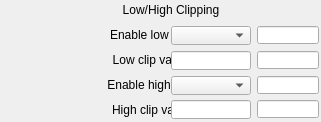
   <widget class="caFrame" name="caFrame_2">
    <property name="geometry">
     <rect>
      <x>411</x>
      <y>375</y>
      <width>321</width>
      <height>122</height>
     </rect>
    </property>
    <widget class="caFrame" name="caFrame_3">
     <property name="geometry">
      <rect>
       <x>0</x>
       <y>25</y>
       <width>321</width>
       <height>97</height>
      </rect>
     </property>
     <widget class="caLabel" name="caLabel_3">
      <property name="geometry">
       <rect>
        <x>10</x>
        <y>0</y>
        <width>180</width>
        <height>20</height>
       </rect>
      </property>
      <property name="frameShape">
       <enum>QFrame::NoFrame</enum>
      </property>
      <property name="text">
       <string>Enable low clip</string>
      </property>
      <property name="alignment">
       <set>Qt::AlignAbsolute|Qt::AlignRight|Qt::AlignTrailing|Qt::AlignVCenter</set>
      </property>
      <property name="fontScaleMode">
       <enum>ESimpleLabel::WidthAndHeight</enum>
      </property>
      <property name="foreground">
       <color>
        <red>0</red>
        <green>0</green>
        <blue>0</blue>
       </color>
      </property>
      <property name="background">
       <color alpha="0">
        <red>0</red>
        <green>0</green>
        <blue>0</blue>
       </color>
      </property>
     </widget>
     <widget class="caLineEdit" name="caLineEdit_1">
      <property name="geometry">
       <rect>
        <x>257</x>
        <y>1</y>
        <width>62</width>
        <height>18</height>
       </rect>
      </property>
      <property name="alignment">
       <set>Qt::AlignAbsolute|Qt::AlignCenter|Qt::AlignHCenter|Qt::AlignVCenter</set>
      </property>
      <property name="channel" stdset="0">
       <string>$(P)$(R)EnableLowClip_RBV</string>
      </property>
      <property name="foreground">
       <color>
        <red>10</red>
        <green>0</green>
        <blue>184</blue>
       </color>
      </property>
      <property name="background">
       <color>
        <red>70</red>
        <green>70</green>
        <blue>70</blue>
       </color>
      </property>
      <property name="colorMode">
       <enum>caLineEdit::Alarm_Static</enum>
      </property>
      <property name="precisionMode">
       <enum>caLineEdit::Channel</enum>
      </property>
      <property name="limitsMode">
       <enum>caLineEdit::Channel</enum>
      </property>
      <property name="maxValue">
       <double>1.000000000000000</double>
      </property>
      <property name="minValue">
       <double>0.000000000000000</double>
      </property>
      <property name="fontScaleMode">
       <enum>caLineEdit::WidthAndHeight</enum>
      </property>
      <property name="formatType">
       <enum>caLineEdit::decimal</enum>
      </property>
     </widget>
     <widget class="caLabel" name="caLabel_4">
      <property name="geometry">
       <rect>
        <x>20</x>
        <y>25</y>
        <width>168</width>
        <height>20</height>
       </rect>
      </property>
      <property name="frameShape">
       <enum>QFrame::NoFrame</enum>
      </property>
      <property name="text">
       <string>Low clip value</string>
      </property>
      <property name="alignment">
       <set>Qt::AlignAbsolute|Qt::AlignRight|Qt::AlignTrailing|Qt::AlignVCenter</set>
      </property>
      <property name="fontScaleMode">
       <enum>ESimpleLabel::WidthAndHeight</enum>
      </property>
      <property name="foreground">
       <color>
        <red>0</red>
        <green>0</green>
        <blue>0</blue>
       </color>
      </property>
      <property name="background">
       <color alpha="0">
        <red>0</red>
        <green>0</green>
        <blue>0</blue>
       </color>
      </property>
     </widget>
     <widget class="caLineEdit" name="caLineEdit_2">
      <property name="geometry">
       <rect>
        <x>257</x>
        <y>26</y>
        <width>62</width>
        <height>18</height>
       </rect>
      </property>
      <property name="alignment">
       <set>Qt::AlignAbsolute|Qt::AlignCenter|Qt::AlignHCenter|Qt::AlignVCenter</set>
      </property>
      <property name="channel" stdset="0">
       <string>$(P)$(R)LowClip_RBV</string>
      </property>
      <property name="foreground">
       <color>
        <red>10</red>
        <green>0</green>
        <blue>184</blue>
       </color>
      </property>
      <property name="background">
       <color>
        <red>187</red>
        <green>187</green>
        <blue>187</blue>
       </color>
      </property>
      <property name="colorMode">
       <enum>caLineEdit::Static</enum>
      </property>
      <property name="precisionMode">
       <enum>caLineEdit::Channel</enum>
      </property>
      <property name="limitsMode">
       <enum>caLineEdit::Channel</enum>
      </property>
      <property name="maxValue">
       <double>1.000000000000000</double>
      </property>
      <property name="minValue">
       <double>0.000000000000000</double>
      </property>
      <property name="fontScaleMode">
       <enum>caLineEdit::WidthAndHeight</enum>
      </property>
      <property name="formatType">
       <enum>caLineEdit::decimal</enum>
      </property>
     </widget>
     <widget class="caLabel" name="caLabel_5">
      <property name="geometry">
       <rect>
        <x>0</x>
        <y>50</y>
        <width>192</width>
        <height>20</height>
       </rect>
      </property>
      <property name="frameShape">
       <enum>QFrame::NoFrame</enum>
      </property>
      <property name="text">
       <string>Enable high clip</string>
      </property>
      <property name="alignment">
       <set>Qt::AlignAbsolute|Qt::AlignRight|Qt::AlignTrailing|Qt::AlignVCenter</set>
      </property>
      <property name="fontScaleMode">
       <enum>ESimpleLabel::WidthAndHeight</enum>
      </property>
      <property name="foreground">
       <color>
        <red>0</red>
        <green>0</green>
        <blue>0</blue>
       </color>
      </property>
      <property name="background">
       <color alpha="0">
        <red>0</red>
        <green>0</green>
        <blue>0</blue>
       </color>
      </property>
     </widget>
     <widget class="caLineEdit" name="caLineEdit_3">
      <property name="geometry">
       <rect>
        <x>257</x>
        <y>51</y>
        <width>62</width>
        <height>18</height>
       </rect>
      </property>
      <property name="alignment">
       <set>Qt::AlignAbsolute|Qt::AlignCenter|Qt::AlignHCenter|Qt::AlignVCenter</set>
      </property>
      <property name="channel" stdset="0">
       <string>$(P)$(R)EnableHighClip_RBV</string>
      </property>
      <property name="foreground">
       <color>
        <red>10</red>
        <green>0</green>
        <blue>184</blue>
       </color>
      </property>
      <property name="background">
       <color>
        <red>70</red>
        <green>70</green>
        <blue>70</blue>
       </color>
      </property>
      <property name="colorMode">
       <enum>caLineEdit::Alarm_Static</enum>
      </property>
      <property name="precisionMode">
       <enum>caLineEdit::Channel</enum>
      </property>
      <property name="limitsMode">
       <enum>caLineEdit::Channel</enum>
      </property>
      <property name="maxValue">
       <double>1.000000000000000</double>
      </property>
      <property name="minValue">
       <double>0.000000000000000</double>
      </property>
      <property name="fontScaleMode">
       <enum>caLineEdit::WidthAndHeight</enum>
      </property>
      <property name="formatType">
       <enum>caLineEdit::decimal</enum>
      </property>
     </widget>
     <widget class="caLineEdit" name="caLineEdit_4">
      <property name="geometry">
       <rect>
        <x>257</x>
        <y>75</y>
        <width>62</width>
        <height>18</height>
       </rect>
      </property>
      <property name="alignment">
       <set>Qt::AlignAbsolute|Qt::AlignCenter|Qt::AlignHCenter|Qt::AlignVCenter</set>
      </property>
      <property name="channel" stdset="0">
       <string>$(P)$(R)HighClip_RBV</string>
      </property>
      <property name="foreground">
       <color>
        <red>10</red>
        <green>0</green>
        <blue>184</blue>
       </color>
      </property>
      <property name="background">
       <color>
        <red>187</red>
        <green>187</green>
        <blue>187</blue>
       </color>
      </property>
      <property name="colorMode">
       <enum>caLineEdit::Static</enum>
      </property>
      <property name="precisionMode">
       <enum>caLineEdit::Channel</enum>
      </property>
      <property name="limitsMode">
       <enum>caLineEdit::Channel</enum>
      </property>
      <property name="maxValue">
       <double>1.000000000000000</double>
      </property>
      <property name="minValue">
       <double>0.000000000000000</double>
      </property>
      <property name="fontScaleMode">
       <enum>caLineEdit::WidthAndHeight</enum>
      </property>
      <property name="formatType">
       <enum>caLineEdit::decimal</enum>
      </property>
     </widget>
     <widget class="caLabel" name="caLabel_6">
      <property name="geometry">
       <rect>
        <x>10</x>
        <y>75</y>
        <width>180</width>
        <height>20</height>
       </rect>
      </property>
      <property name="frameShape">
       <enum>QFrame::NoFrame</enum>
      </property>
      <property name="text">
       <string>High clip value</string>
      </property>
      <property name="alignment">
       <set>Qt::AlignAbsolute|Qt::AlignRight|Qt::AlignTrailing|Qt::AlignVCenter</set>
      </property>
      <property name="fontScaleMode">
       <enum>ESimpleLabel::WidthAndHeight</enum>
      </property>
      <property name="foreground">
       <color>
        <red>0</red>
        <green>0</green>
        <blue>0</blue>
       </color>
      </property>
      <property name="background">
       <color alpha="0">
        <red>0</red>
        <green>0</green>
        <blue>0</blue>
       </color>
      </property>
     </widget>
     <widget class="caMenu" name="caMenu_1">
      <property name="geometry">
       <rect>
        <x>171</x>
        <y>1</y>
        <width>80</width>
        <height>19</height>
       </rect>
      </property>
      <property name="channel" stdset="0">
       <string>$(P)$(R)EnableLowClip</string>
      </property>
      <property name="colorMode">
       <enum>caMenu::Static</enum>
      </property>
      <property name="foreground">
       <color>
        <red>0</red>
        <green>0</green>
        <blue>0</blue>
       </color>
      </property>
      <property name="background">
       <color>
        <red>115</red>
        <green>223</green>
        <blue>255</blue>
       </color>
      </property>
     </widget>
     <widget class="caTextEntry" name="caTextEntry_0">
      <property name="geometry">
       <rect>
        <x>171</x>
        <y>26</y>
        <width>80</width>
        <height>19</height>
       </rect>
      </property>
      <property name="channel" stdset="0">
       <string>$(P)$(R)LowClip</string>
      </property>
      <property name="foreground">
       <color>
        <red>0</red>
        <green>0</green>
        <blue>0</blue>
       </color>
      </property>
      <property name="background">
       <color>
        <red>115</red>
        <green>223</green>
        <blue>255</blue>
       </color>
      </property>
      <property name="colorMode">
       <enum>caLineEdit::Static</enum>
      </property>
      <property name="precisionMode">
       <enum>caLineEdit::Channel</enum>
      </property>
      <property name="limitsMode">
       <enum>caLineEdit::Channel</enum>
      </property>
      <property name="maxValue">
       <double>1.000000000000000</double>
      </property>
      <property name="minValue">
       <double>0.000000000000000</double>
      </property>
      <property name="fontScaleMode">
       <enum>caLineEdit::WidthAndHeight</enum>
      </property>
      <property name="formatType">
       <enum>caLineEdit::decimal</enum>
      </property>
     </widget>
     <widget class="caMenu" name="caMenu_2">
      <property name="geometry">
       <rect>
        <x>171</x>
        <y>51</y>
        <width>80</width>
        <height>19</height>
       </rect>
      </property>
      <property name="channel" stdset="0">
       <string>$(P)$(R)EnableHighClip</string>
      </property>
      <property name="colorMode">
       <enum>caMenu::Static</enum>
      </property>
      <property name="foreground">
       <color>
        <red>0</red>
        <green>0</green>
        <blue>0</blue>
       </color>
      </property>
      <property name="background">
       <color>
        <red>115</red>
        <green>223</green>
        <blue>255</blue>
       </color>
      </property>
     </widget>
     <widget class="caTextEntry" name="caTextEntry_1">
      <property name="geometry">
       <rect>
        <x>171</x>
        <y>75</y>
        <width>80</width>
        <height>19</height>
       </rect>
      </property>
      <property name="channel" stdset="0">
       <string>$(P)$(R)HighClip</string>
      </property>
      <property name="foreground">
       <color>
        <red>0</red>
        <green>0</green>
        <blue>0</blue>
       </color>
      </property>
      <property name="background">
       <color>
        <red>115</red>
        <green>223</green>
        <blue>255</blue>
       </color>
      </property>
      <property name="colorMode">
       <enum>caLineEdit::Static</enum>
      </property>
      <property name="precisionMode">
       <enum>caLineEdit::Channel</enum>
      </property>
      <property name="limitsMode">
       <enum>caLineEdit::Channel</enum>
      </property>
      <property name="maxValue">
       <double>1.000000000000000</double>
      </property>
      <property name="minValue">
       <double>0.000000000000000</double>
      </property>
      <property name="fontScaleMode">
       <enum>caLineEdit::WidthAndHeight</enum>
      </property>
      <property name="formatType">
       <enum>caLineEdit::decimal</enum>
      </property>
     </widget>
    </widget>
    <widget class="caGraphics" name="caRectangle_3">
     <property name="geometry">
      <rect>
       <x>31</x>
       <y>0</y>
       <width>280</width>
       <height>21</height>
      </rect>
     </property>
     <property name="foreground">
      <color>
       <red>218</red>
       <green>218</green>
       <blue>218</blue>
      </color>
     </property>
     <property name="linestyle" stdset="0">
      <enum>caGraphics::Solid</enum>
     </property>
     <property name="fillstyle" stdset="0">
      <enum>caGraphics::Filled</enum>
     </property>
     <property name="lineColor">
      <color>
       <red>218</red>
       <green>218</green>
       <blue>218</blue>
      </color>
     </property>
     <property name="form">
      <enum>caGraphics::Rectangle</enum>
     </property>
    </widget>
    <widget class="caLabel" name="caLabel_7">
     <property name="geometry">
      <rect>
       <x>36</x>
       <y>0</y>
       <width>270</width>
       <height>20</height>
      </rect>
     </property>
     <property name="frameShape">
      <enum>QFrame::NoFrame</enum>
     </property>
     <property name="text">
      <string>Low/High Clipping</string>
     </property>
     <property name="alignment">
      <set>Qt::AlignAbsolute|Qt::AlignCenter|Qt::AlignHCenter|Qt::AlignVCenter</set>
     </property>
     <property name="fontScaleMode">
      <enum>ESimpleLabel::WidthAndHeight</enum>
     </property>
     <property name="foreground">
      <color>
       <red>10</red>
       <green>0</green>
       <blue>184</blue>
      </color>
     </property>
     <property name="background">
      <color alpha="0">
       <red>10</red>
       <green>0</green>
       <blue>184</blue>
      </color>
     </property>
    </widget>
   </widget>
